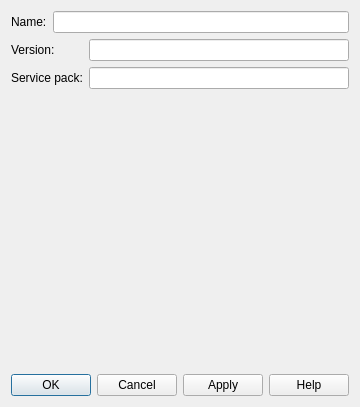
<?xml version="1.0" encoding="UTF-8"?>
<ui version="4.0">
 <class>Form</class>
 <widget class="QWidget" name="Form">
  <property name="geometry">
   <rect>
    <x>0</x>
    <y>0</y>
    <width>512</width>
    <height>0</height>
   </rect>
  </property>
  <property name="windowTitle">
   <string>Form</string>
  </property>
  <layout class="QGridLayout" name="gridLayout_2">
   <item row="0" column="0">
    <layout class="QGridLayout" name="gridLayout">
     <item row="0" column="1">
      <widget class="QLineEdit" name="nameLineEdit"/>
     </item>
     <item row="1" column="0" colspan="2">
      <layout class="QFormLayout" name="formLayout">
       <item row="0" column="0">
        <widget class="QLabel" name="versionLabel">
         <property name="text">
          <string>Version:</string>
         </property>
        </widget>
       </item>
       <item row="0" column="1">
        <widget class="QLineEdit" name="versionLineEdit"/>
       </item>
       <item row="1" column="0">
        <widget class="QLabel" name="servicePackLabel">
         <property name="text">
          <string>Service pack:</string>
         </property>
        </widget>
       </item>
       <item row="1" column="1">
        <widget class="QLineEdit" name="servicePackLineEdit">
         <property name="layoutDirection">
          <enum>Qt::LeftToRight</enum>
         </property>
        </widget>
       </item>
      </layout>
     </item>
     <item row="0" column="0">
      <widget class="QLabel" name="nameLabel">
       <property name="text">
        <string>Name:</string>
       </property>
      </widget>
     </item>
    </layout>
   </item>
   <item row="1" column="0">
    <spacer name="verticalSpacer">
     <property name="orientation">
      <enum>Qt::Vertical</enum>
     </property>
     <property name="sizeHint" stdset="0">
      <size>
       <width>20</width>
       <height>279</height>
      </size>
     </property>
    </spacer>
   </item>
   <item row="2" column="0">
    <widget class="QDialogButtonBox" name="dialogButtonBox">
     <property name="standardButtons">
      <set>QDialogButtonBox::Apply|QDialogButtonBox::Cancel|QDialogButtonBox::Help|QDialogButtonBox::Ok</set>
     </property>
    </widget>
   </item>
  </layout>
 </widget>
 <resources/>
 <connections/>
</ui>
